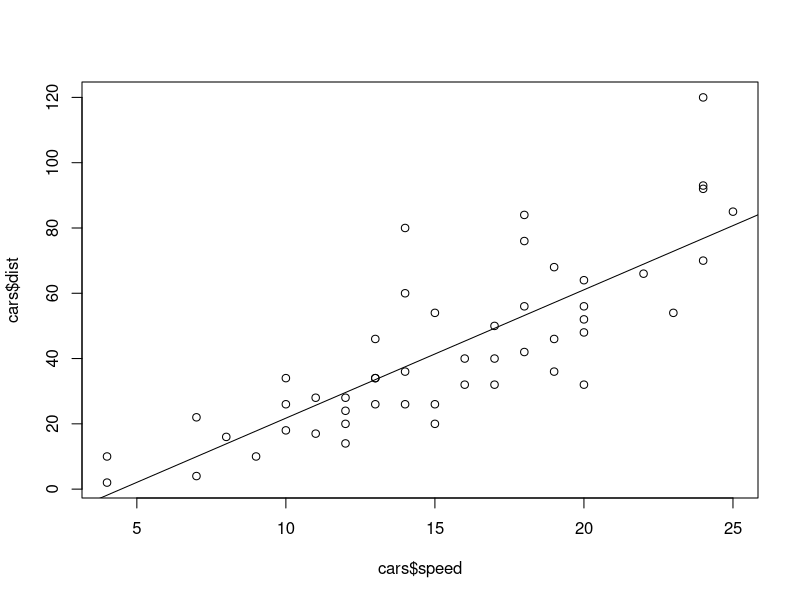
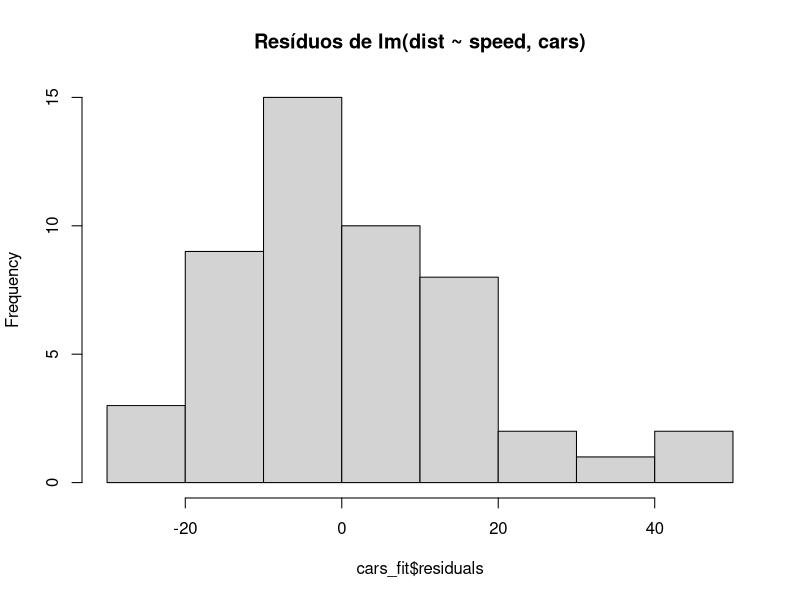
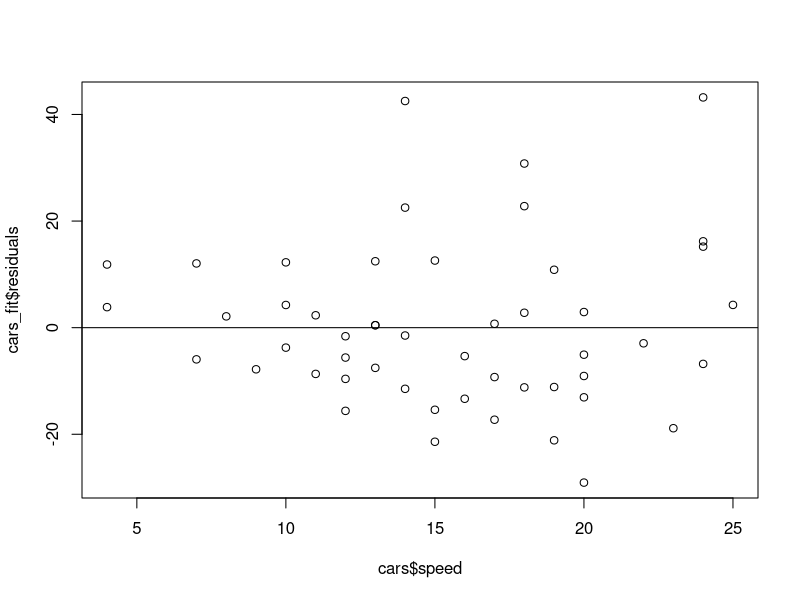
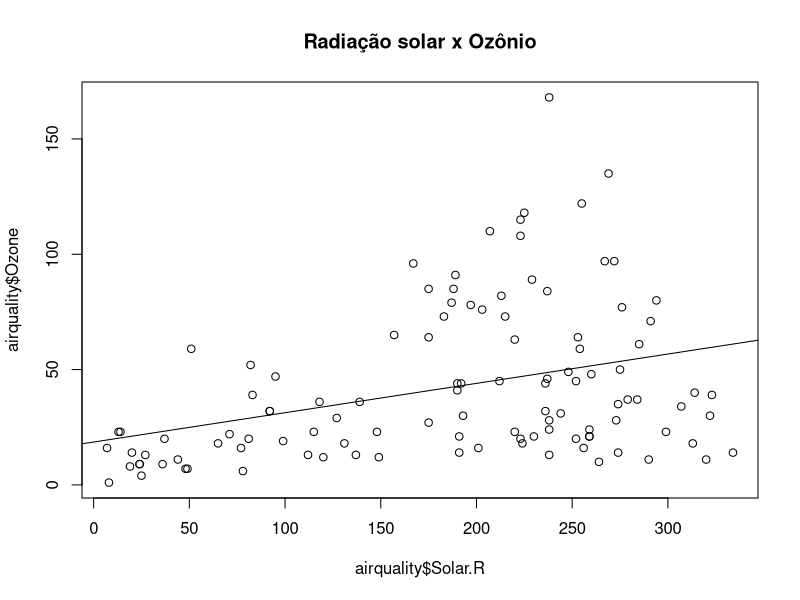
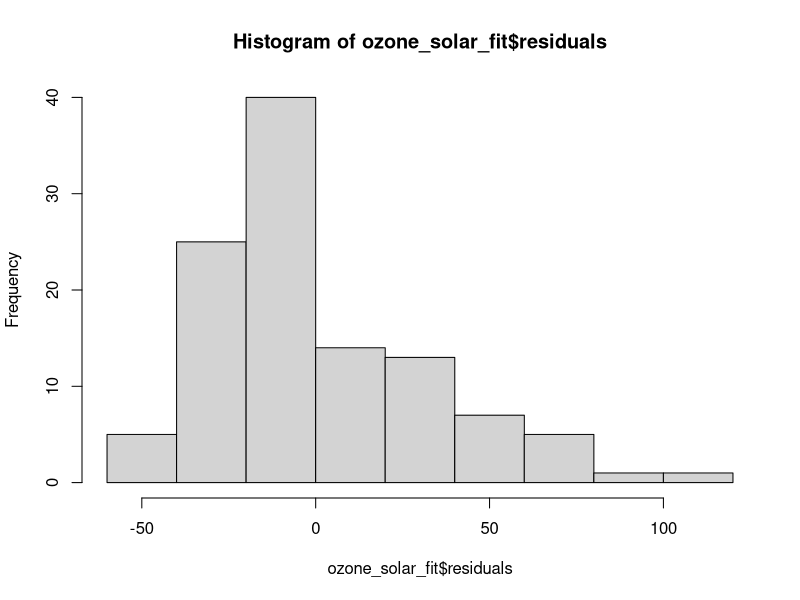
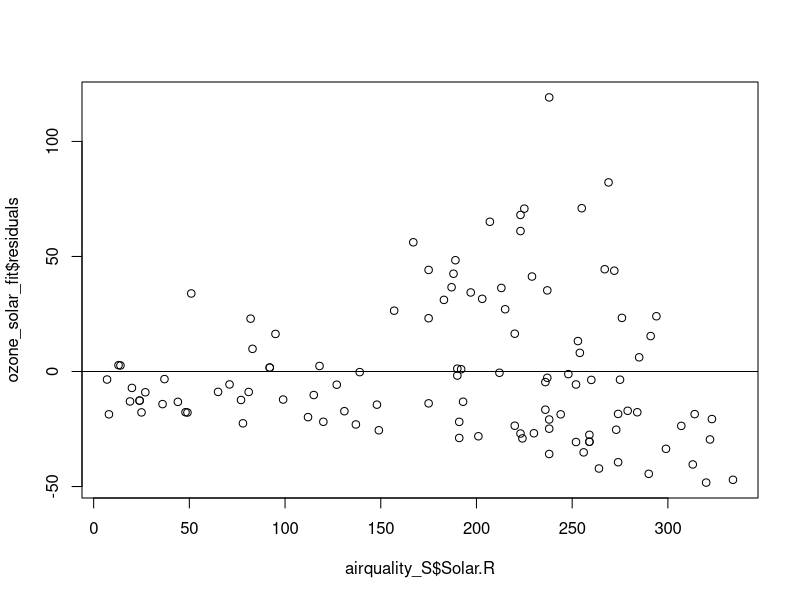
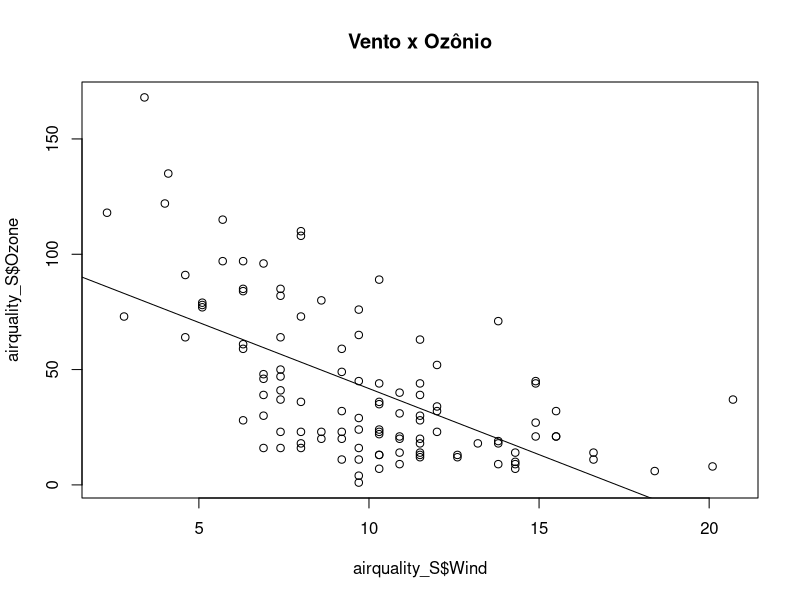
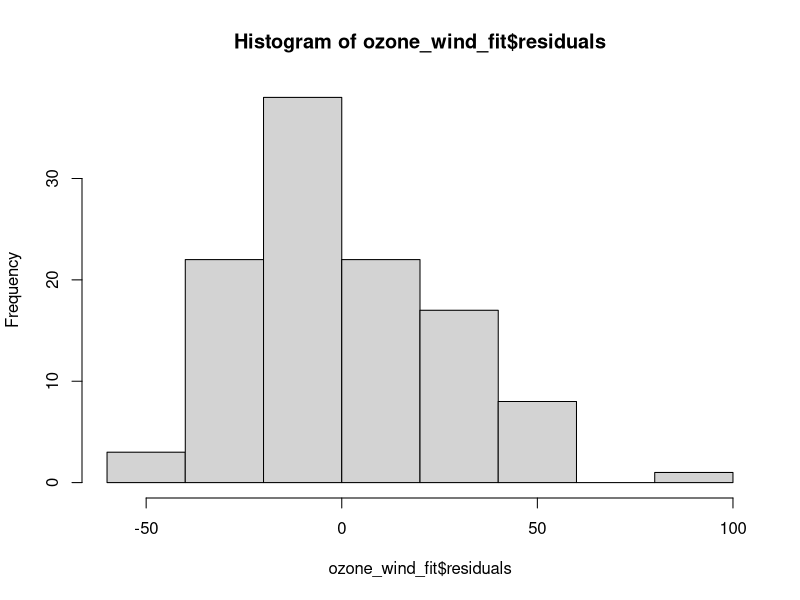

Write the R code that produced these figures, in order.
## ---- chunk 1
knitr::opts_chunk$set(echo = TRUE)

# source("https://gist.githubusercontent.com/wpeixoto/d70186dec27fd06937e672e73d6e3467/raw/8a4afb35b74fa492a371c16e98dd3131d28521bd/simple_lm_predict.R")

simple_predict = function(model, newdata) {
  if (class(model) != 'lm') {
    warning("O objeto passado não é um modelo linear")
  }
  resp = model$coefficients[1] + model$coefficients[2]*newdata
  names(resp) = newdata
  return(resp)
}

## ---- chunk 2
cars_fit = lm(dist ~ speed, data=cars)
cars_values = c(5, 10, 14, 23, 3)

plot(cars$speed, cars$dist)
abline(cars_fit)
## ---- chunk 3
print(simple_predict(cars_fit, cars_values))
## ---- chunk 4
hist(cars_fit$residuals, main = "Resíduos de lm(dist ~ speed, cars)")
plot(x=cars$speed, y=cars_fit$residuals)
abline(0,0)
cars_summ = summary(cars_fit)
print(cars_summ)
## ---- chunk 5
# airquality = airquality[!is.na(airquality)]
airquality_S = airquality[complete.cases(airquality),]
ozone_solar_fit = lm(airquality$Ozone ~ airquality$Solar.R)
ozone_solar_values = c(10, 100, 200, 300)
## ---- chunk 6
print(simple_predict(ozone_solar_fit, ozone_solar_values))
airq_S = airquality
plot(airquality$Solar.R, airquality$Ozone, main="Radiação solar x Ozônio")
abline(ozone_solar_fit)
## ---- chunk 7
hist(ozone_solar_fit$residuals)
plot(x=airquality_S$Solar.R, y=ozone_solar_fit$residuals)
abline(0,0)
ozone_solar_fit_summary = summary(ozone_solar_fit)
## ---- chunk 8
airquality_S = airquality[complete.cases(airquality),]
ozone_wind_fit = lm(airquality_S$Ozone ~ airquality_S$Wind)
ozone_wind_values = c(1.5, 3.7, 10, 15.3, 22)

print("Previsão de valores ausentes")
print(simple_predict(ozone_wind_fit, ozone_wind_values))
# airq_S = airquality
plot(airquality_S$Wind, airquality_S$Ozone, main="Vento x Ozônio")
abline(ozone_wind_fit)
## ---- chunk 9
hist(ozone_wind_fit$residuals)
plot(x=airquality_S$Wind, y=ozone_wind_fit$residuals)
abline(0,0)
ozone_wind_fit_summary = summary(ozone_wind_fit)

## ---- chunk 10

